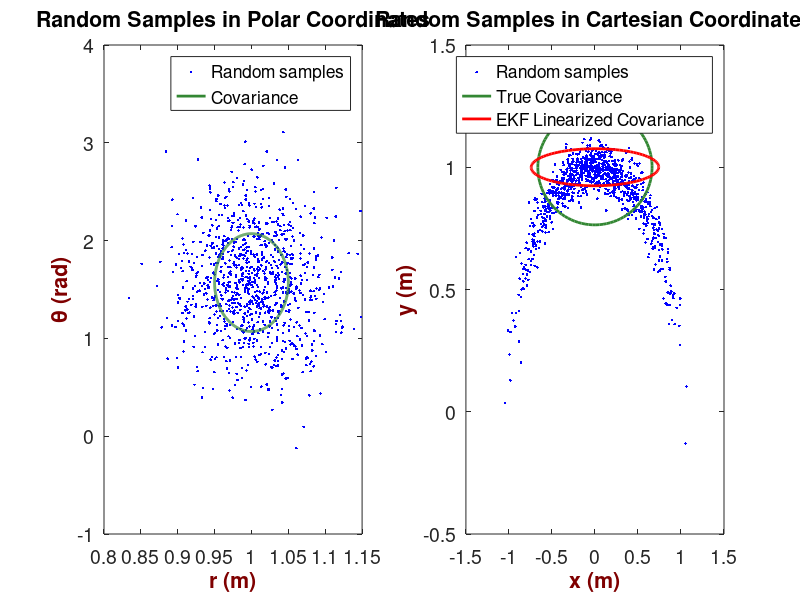

Recreate this plot in MATLAB.
clc; close all; clear all;

% Define the parameters
mu_r = 1;
sigma_r = 0.05;
mu_theta = pi/2;
sigma_theta = 0.5;

chisquare_val = sqrt(chi2inv(68/100, 2));
num_samples = 1000;

% Generate 1000 random points (samples) with normal distribution in polar coordinates
r_samples = normrnd(mu_r, sigma_r, num_samples, 1);
theta_samples = normrnd(mu_theta, sigma_theta, num_samples, 1);

% Transform all the samples from polar to cartesian coordinates
x_samples = r_samples .* cos(theta_samples);
y_samples = r_samples .* sin(theta_samples);

% Plot the random samples in polar coordinates
figure;
subplot(1, 2, 1);
plot(r_samples, theta_samples,'b.');
xlabel('r (m)', 'FontSize', 16, 'FontWeight', 'bold', 'Color', [0.5, 0, 0]);
ylabel('\theta (rad)', 'FontSize', 16, 'FontWeight', 'bold', 'Color', [0.5, 0, 0]);
title('Random Samples in Polar Coordinates');
hold on;

% Calculate and plot the covariance ellipse in polar coordinates
theta = linspace(0, 2*pi, 1000);
polar_r = mu_r + sigma_r * cos(theta);
polar_theta = mu_theta + sigma_theta * sin(theta);
plot(polar_r, polar_theta, 'g-', 'Color',[0.2 0.53 0.2], 'LineWidth', 2);
hold off;
% Customizing the font size for axes
set(gca, 'FontSize', 14);


legend('Random samples', 'Covariance');

% Plot the random samples in cartesian coordinates
subplot(1, 2, 2);
plot(x_samples, y_samples, 'b.');
title('Random Samples in Cartesian Coordinates');
xlabel('x (m)', 'FontSize', 16, 'FontWeight', 'bold', 'Color', [0.5, 0, 0]);
ylabel('y (m)', 'FontSize', 16, 'FontWeight', 'bold', 'Color', [0.5, 0, 0]);
hold on;

%% Calculate and plot the covariance ellipse in cartesian coordinates

cov_matrix = cov(x_samples, y_samples);
[eigenvec, eigenval] = eig(cov_matrix);

% Get the index of the largest eigenvector
[largest_eigenvec_ind_c, r] = find(eigenval == max(max(eigenval)));
largest_eigenvec = eigenvec(:, largest_eigenvec_ind_c);

% Get the largest eigenvalue
largest_eigenval = max(max(eigenval));

% Get the smallest eigenvector and eigenvalue
if largest_eigenvec_ind_c == 1
    smallest_eigenval = max(eigenval(:, 2));
    smallest_eigenvec = eigenvec(:, 2);
else
    smallest_eigenval = max(eigenval(:, 1));
    smallest_eigenvec = eigenvec(:, 1);
end

% Calculate the angle between the x-axis and the largest eigenvector
angle = atan2(largest_eigenvec(2), largest_eigenvec(1));

% Shift angle to be between 0 and 2pi
if angle < 0
    angle = angle + 2 * pi;
end

% Get the coordinates of the data mean
X0 = mean(x_samples);
Y0 = mean(y_samples);
X0 = mu_r*cos(mu_theta);
Y0 = mu_r*sin(mu_theta);

% Get the 95% confidence interval error ellipse
a = chisquare_val * sqrt(largest_eigenval);
b = chisquare_val * sqrt(smallest_eigenval);

% Define the ellipse in x and y coordinates
theta_grid = linspace(0, 2 * pi);
ellipse_x_r = a * cos(theta_grid);
ellipse_y_r = b * sin(theta_grid);

% Define a rotation matrix
R = [cos(angle) sin(angle); -sin(angle) cos(angle)];

% Rotate the ellipse to the angle phi
r_ellipse = [ellipse_x_r; ellipse_y_r]' * R;

plot(r_ellipse(:, 1) + X0, r_ellipse(:, 2) + Y0,  'g-', 'Color',[0.2 0.53 0.2], 'LineWidth', 2);


%% Linearized covariance (EKF) ellipse in cartesian coordinates

%syms r1 theta1

%H = [r1*cos(theta1), r1*sin(theta1)]

%J = jacobian(H);

r_mean     = mean(r_samples);
theta_mean = mean(theta_samples);

sigma_r = std(r_samples);
sigma_theta = std(theta_samples);

J = [cos(theta_mean), -r_mean*sin(theta_mean); sin(theta_mean),  r_mean*cos(theta_mean)];

cov_matrix_linearized = J * diag([sigma_r sigma_theta].^2) * J';

[eigenvec, eigenval] = eig(cov_matrix_linearized);

% Get the index of the largest eigenvector
[largest_eigenvec_ind_c, r] = find(eigenval == max(max(eigenval)));
largest_eigenvec = eigenvec(:, largest_eigenvec_ind_c);

% Get the largest eigenvalue
largest_eigenval = max(max(eigenval));

% Get the smallest eigenvector and eigenvalue
if largest_eigenvec_ind_c == 1
    smallest_eigenval = max(eigenval(:, 2));
    smallest_eigenvec = eigenvec(:, 2);
else
    smallest_eigenval = max(eigenval(:, 1));
    smallest_eigenvec = eigenvec(:, 1);
end

% Calculate the angle between the x-axis and the largest eigenvector
angle = atan2(largest_eigenvec(2), largest_eigenvec(1));

% Shift angle to be between 0 and 2pi
if angle < 0
    angle = angle + 2 * pi;
end

% Get the coordinates of the data mean
%X0 = mean(x_samples);
%Y0 = mean(y_samples);

X0 = mu_r*cos(mu_theta);
Y0 = mu_r*sin(mu_theta);



% Get the 95% confidence interval error ellipse
a = chisquare_val * sqrt(largest_eigenval);
b = chisquare_val * sqrt(smallest_eigenval);

% Define the ellipse in x and y coordinates
theta_grid = linspace(0, 2 * pi);
ellipse_x_r = a * cos(theta_grid);
ellipse_y_r = b * sin(theta_grid);

% Define a rotation matrix
R = [cos(angle) sin(angle); -sin(angle) cos(angle)];

% Rotate the ellipse to the angle phi
r_ellipse = [ellipse_x_r; ellipse_y_r]' * R;

plot(r_ellipse(:, 1) + X0, r_ellipse(:, 2) + Y0,  'r-', 'LineWidth', 2);
legend('Random samples','True Covariance', 'EKF Linearized Covariance');
% Customizing the font size for axes
set(gca, 'FontSize', 14);


